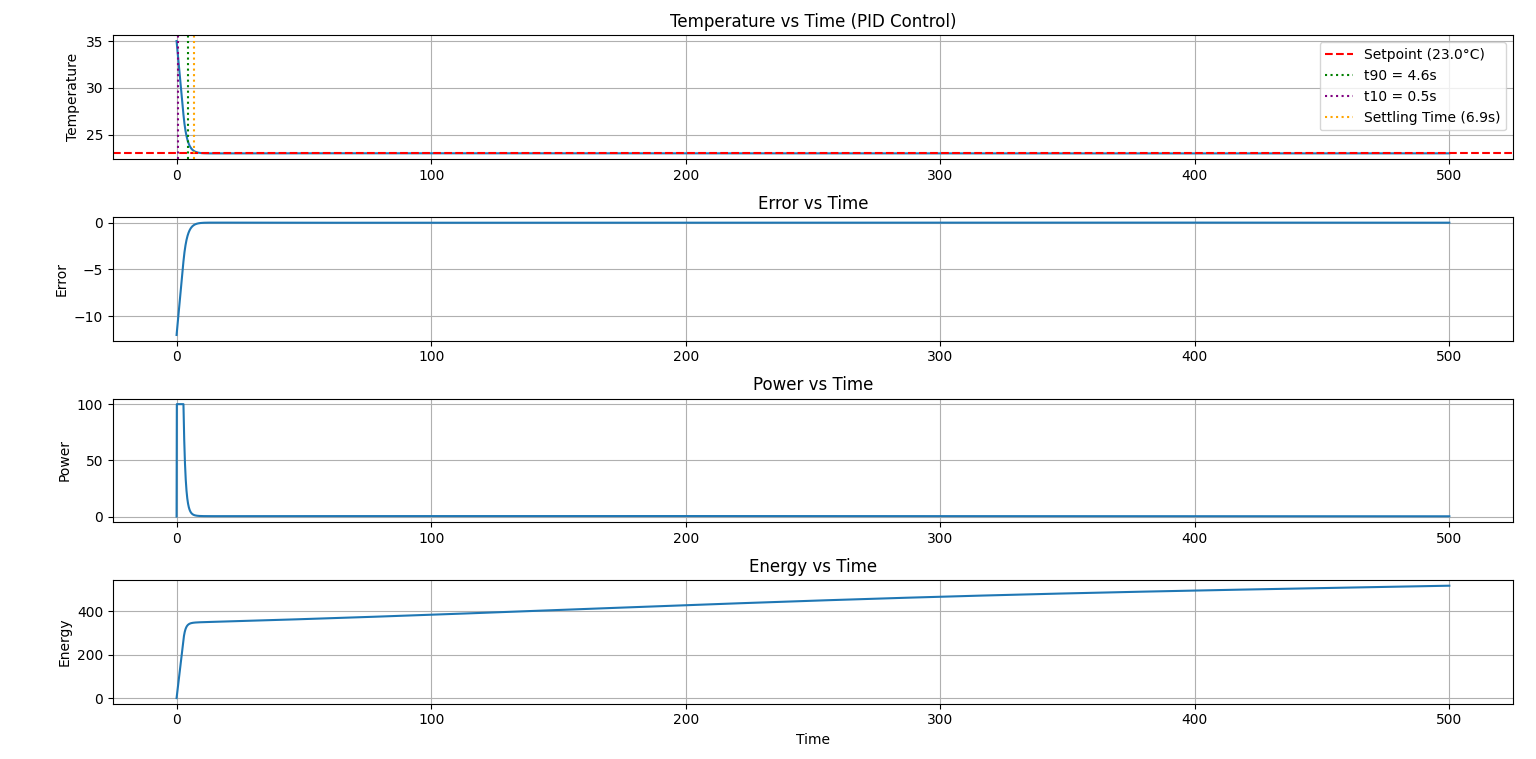

Generate this figure with Python:
"""
ac_pid_autotuner.py
-------------------
PID temperature controller simulation with Twiddle-based auto-tuning.

Simulates a first-order thermal system subject to a sinusoidal ambient
disturbance. The Twiddle algorithm optimises Kp, Ki, Kd to minimise a
cost function that penalises both steady-state error and energy use.

Usage:
    python ac_pid_autotuner.py
"""

import math
import matplotlib.pyplot as plt


# ── shared simulation core ───────────────────────────────────────────────────

def _run_sim(Kp, Ki, Kd, Tset, record=False):
    """
    Core simulation loop for a first-order thermal system with PID control.

    The plant model is:
        dT/dt = (Tamb - T) / tau + k * u

    where Tamb varies sinusoidally to simulate environmental disturbance.
    Anti-windup is applied: the integrator only accumulates when the
    actuator is not saturated.

    Parameters
    ----------
    Kp : float
        Proportional gain.
    Ki : float
        Integral gain.
    Kd : float
        Derivative gain.
    Tset : float
        Desired setpoint temperature (°C).
    record : bool
        If True, returns time-series lists for plotting.
        If False, returns the scalar cost (used during optimisation).

    Returns
    -------
    record=True  : tuple (time_l, temp_l, e_l, pwr_l, nrg_l)
    record=False : float — total cost = integral(e²) + 0.2 * total_energy
    """
    T = 35          # Initial temperature (°C)
    t = 0           # Simulation time (s)
    tau = 100       # Thermal time constant of the system (s)
    k = 0.3         # Actuator gain (°C/s per unit control output)
    dt = 0.1        # Integration time step (s)
    totalsim = 500  # Total simulation duration (s)
    U_MAX = 10.0    # Actuator saturation limit (±)

    e = Tset - T
    prev_e = e
    integ = 0           # Integrator state
    energy = 0          # Cumulative energy (u² · dt)
    total_error = 0     # Cumulative squared error (e² · dt)

    if record:
        time_l, temp_l, e_l, pwr_l, nrg_l = [t], [T], [e], [0], [0]

    while t < totalsim:
        # Sinusoidal ambient temperature simulates external disturbance
        Tamb = 40 + 3 * math.sin(0.01 * t)

        e = Tset - T
        de = (e - prev_e) / dt  # Derivative of error

        # Raw PID output
        u_raw = Kp * e + Ki * integ + Kd * de

        # Clamp actuator output to physical limits
        u = max(-U_MAX, min(U_MAX, u_raw))

        # Anti-windup: only integrate when actuator is not saturated
        if abs(u_raw) < U_MAX:
            integ += e * dt

        # First-order plant update (Euler integration)
        dTdt = (Tamb - T) / tau + k * u
        T += dTdt * dt
        t += dt

        power = u * u           # Instantaneous power (proportional to u²)
        energy += power * dt
        prev_e = e
        e = Tset - T
        total_error += e * e * dt

        if record:
            time_l.append(t)
            temp_l.append(T)
            pwr_l.append(power)
            nrg_l.append(energy)
            e_l.append(e)

    if record:
        return time_l, temp_l, e_l, pwr_l, nrg_l

    # Cost balances tracking accuracy against energy consumption
    return total_error + 0.2 * energy


# ── public API ───────────────────────────────────────────────────────────────

def temp_sim(Kp, Ki, Kd, Tset):
    """
    Run the simulation and return full time-series data for plotting.

    Parameters
    ----------
    Kp, Ki, Kd : float
        PID gains.
    Tset : float
        Setpoint temperature (°C).

    Returns
    -------
    tuple : (time_l, temp_l, e_l, pwr_l, nrg_l)
        time_l  — simulation time points (s)
        temp_l  — temperature at each time step (°C)
        e_l     — tracking error at each time step (°C)
        pwr_l   — instantaneous power (u²) at each time step
        nrg_l   — cumulative energy up to each time step
    """
    return _run_sim(Kp, Ki, Kd, Tset, record=True)


def sim_cost(Kp, Ki, Kd, Tset):
    """
    Run the simulation and return only the scalar cost.

    Used by the Twiddle optimiser to evaluate candidate gain sets
    without storing time-series data.

    Parameters
    ----------
    Kp, Ki, Kd : float
        PID gains.
    Tset : float
        Setpoint temperature (°C).

    Returns
    -------
    float
        Cost = integral(e²·dt) + 0.2 * total_energy
    """
    return _run_sim(Kp, Ki, Kd, Tset, record=False)


# ── performance metrics ──────────────────────────────────────────────────────

def compute_metrics(time_list, temp_list, Tset, T_initial):
    """
    Compute standard control system performance metrics from simulation data.

    Definitions used:
        Rise Time     — time for temperature to first cross the setpoint.
        Settling Time — first time the temperature enters and stays within
                        ±2% of the total change (settling band) for at least
                        50 consecutive samples (~5 s at dt=0.1).
        Overshoot     — peak deviation beyond the setpoint, expressed as a
                        percentage of the total reference change. For a
                        cooling scenario (T_initial > Tset) overshoot means
                        the temperature drops below Tset; for heating it
                        rises above.

    Parameters
    ----------
    time_list : list of float
        Simulation time points (s).
    temp_list : list of float
        Temperature at each time point (°C).
    Tset : float
        Setpoint temperature (°C).
    T_initial : float
        Initial temperature at t=0 (°C).

    Returns
    -------
    dict with keys:
        'rise_time'     : float or None  (s)
        'settling_time' : float or None  (s)
        'overshoot_pct' : float          (%)
    """
    total_change = abs(Tset - T_initial)
    band = 0.02 * total_change          # ±2% settling band
    cooling = T_initial > Tset          # True if system needs to cool down

    rise_time     = None
    settling_time = None
    
    # Rise time (keep your existing definition)
    # Standard 10–90% rise time

    if cooling:
        T10 = T_initial - 0.1 * total_change
        T90 = T_initial - 0.9 * total_change
    else:
        T10 = T_initial + 0.1 * total_change
        T90 = T_initial + 0.9 * total_change

    t10 = None
    t90 = None
    for t, T in zip(time_list, temp_list):
        if t10 is None:
            if (cooling and T <= T10) or (not cooling and T >= T10):
                t10 = t
        if t90 is None:
            if (cooling and T <= T90) or (not cooling and T >= T90):
                t90 = t
                break

    if t10 is not None and t90 is not None:
        rise_time = t90 - t10
    else:
        rise_time = None

    # Settling time: first time temperature enters and stays within the
    # ±2% band for at least 50 consecutive samples (~5 s at dt=0.1)
    settling_time = None
    consec_required = 50
    n = len(temp_list)
    for i in range(n):
        count = 0
        for T in temp_list[i:]:
            if abs(T - Tset) <= band:
                count += 1
                if count >= consec_required:
                    settling_time = time_list[i]
                    break
            else:
                break
        if settling_time is not None:
            break
    
    # Overshoot: peak exceedance beyond the setpoint (% of total change)
    if cooling:
        # Undershoot = temp dips below Tset
        peak_error = Tset - min(temp_list)
    else:
        # Overshoot = temp rises above Tset
        peak_error = max(temp_list) - Tset

    if total_change == 0:
        overshoot_pct = 0.0
    else:
        overshoot_pct = max(0.0, (peak_error / total_change) * 100)

    return {
        'rise_time':     rise_time,
        't90': t90,
        't10': t10,
        'settling_time': settling_time,
        'overshoot_pct': overshoot_pct,
    }


# ── twiddle optimizer ────────────────────────────────────────────────────────

def twiddle(Tset, tol=0.01):
    """
    Optimise PID gains using the Twiddle (coordinate ascent) algorithm.

    Starting from an initial guess, each gain is perturbed one at a time.
    If the perturbation reduces cost, the step size grows; otherwise it
    shrinks. The loop exits when the sum of all step sizes falls below
    `tol` or the iteration cap is reached.

    Gain search bounds (enforced by clamping):
        Kp ∈ [0, 10],  Ki ∈ [0, 1],  Kd ∈ [0, 5]

    Parameters
    ----------
    Tset : float
        Setpoint temperature (°C) passed to the simulator.
    tol : float, optional
        Convergence threshold on sum(dp). Default is 0.01.

    Returns
    -------
    list : [Kp, Ki, Kd]
        Optimised PID gains.
    """
    p  = [1.0, 0.01, 0.1]   # Initial gains [Kp, Ki, Kd]
    dp = [0.5, 0.01, 0.05]  # Initial step sizes for each gain

    def clamp(p):
        """Keep gains within physically meaningful bounds."""
        p[0] = max(0, min(10, p[0]))
        p[1] = max(0, min(1,  p[1]))
        p[2] = max(0, min(5,  p[2]))

    best_cost = sim_cost(p[0], p[1], p[2], Tset)
    max_iter = 50
    iter_count = 0

    while sum(dp) > tol and iter_count < max_iter:
        for i in range(3):
            # Try increasing gain i
            p[i] += dp[i]
            clamp(p)
            cost = sim_cost(p[0], p[1], p[2], Tset)

            if cost < best_cost:
                best_cost = cost
                dp[i] *= 1.1   # Widen step — this direction is promising
            else:
                # Try decreasing gain i instead
                p[i] -= 2 * dp[i]
                clamp(p)
                cost = sim_cost(p[0], p[1], p[2], Tset)

                if cost < best_cost:
                    best_cost = cost
                    dp[i] *= 1.1   # Widen step — opposite direction works
                else:
                    # Neither direction helped; restore and shrink step
                    p[i] += dp[i]
                    clamp(p)
                    dp[i] *= 0.9

        print(f"Iter {iter_count}, cost = {best_cost:.4f}")
        iter_count += 1

    return p


# ── entry point ──────────────────────────────────────────────────────────────

if __name__ == "__main__":
    Tset = float(input("Enter desired temperature (°C): "))

    # Auto-tune gains for the given setpoint
    Kp_opt, Ki_opt, Kd_opt = twiddle(Tset)
    print("\nOptimized PID:")
    print("Kp =", Kp_opt)
    print("Ki =", Ki_opt)
    print("Kd =", Kd_opt)
    print("Final cost:", sim_cost(Kp_opt, Ki_opt, Kd_opt, Tset))

    # Re-run with recording enabled to collect data for plots
    time_list, temp_list, e_list, power_list, energy_list = temp_sim(
        Kp_opt, Ki_opt, Kd_opt, Tset
    )

    # ── performance metrics ───────────────────────────────────────────────────
    T_initial = 35.0    # Must match the initial T inside _run_sim
    metrics = compute_metrics(time_list, temp_list, Tset, T_initial)

    print("\nControl Performance Metrics:")
    if metrics['rise_time']:
        print(f"  Rise Time     : {metrics['rise_time']:.2f} s")
    else:
        print("  Rise Time     : not reached")
    if metrics['settling_time']:
        print(f"  Settling Time : {metrics['settling_time']:.2f} s")
    else:
        print("  Settling Time : not reached")
    print(f"  Overshoot     : {metrics['overshoot_pct']:.3f} %")

    # ── plot ─────────────────────────────────────────────────────────────────
    plt.figure(figsize=(10, 8))

    plt.subplot(4, 1, 1)
    plt.plot(time_list, temp_list)
    plt.axhline(y=Tset, color='r', linestyle='--', label=f'Setpoint ({Tset}°C)')
    # Mark rise time and settling time on the temperature plot
    if metrics['t90'] is not None:
        plt.axvline(x=metrics['t90'],
                    color='g',
                    linestyle=':',
                    label=f"t90 = {metrics['t90']:.1f}s")

    if metrics['t10'] is not None:
        plt.axvline(x=metrics['t10'],
                    color='purple',
                    linestyle=':',
                    label=f"t10 = {metrics['t10']:.1f}s")
    if metrics['settling_time']:
        plt.axvline(x=metrics['settling_time'], color='orange', linestyle=':',
                    label=f"Settling Time ({metrics['settling_time']:.1f}s)")
    plt.ylabel("Temperature")
    plt.title("Temperature vs Time (PID Control)")
    plt.legend()
    plt.grid()

    plt.subplot(4, 1, 2)
    plt.plot(time_list, e_list)
    plt.ylabel("Error")
    plt.title("Error vs Time")
    plt.grid()

    plt.subplot(4, 1, 3)
    plt.plot(time_list, power_list)
    plt.ylabel("Power")
    plt.title("Power vs Time")
    plt.grid()

    plt.subplot(4, 1, 4)
    plt.plot(time_list, energy_list)
    plt.xlabel("Time")
    plt.ylabel("Energy")
    plt.title("Energy vs Time")
    plt.grid()

    plt.tight_layout()
    plt.show()
